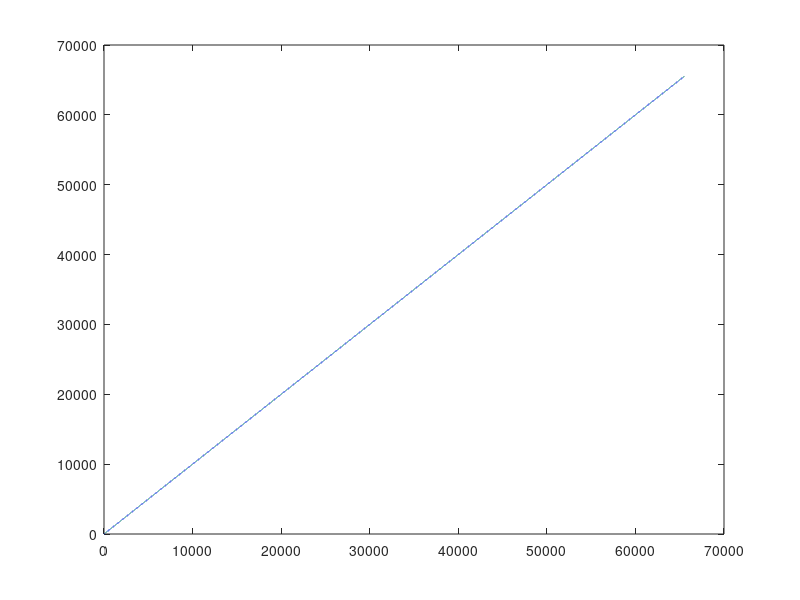
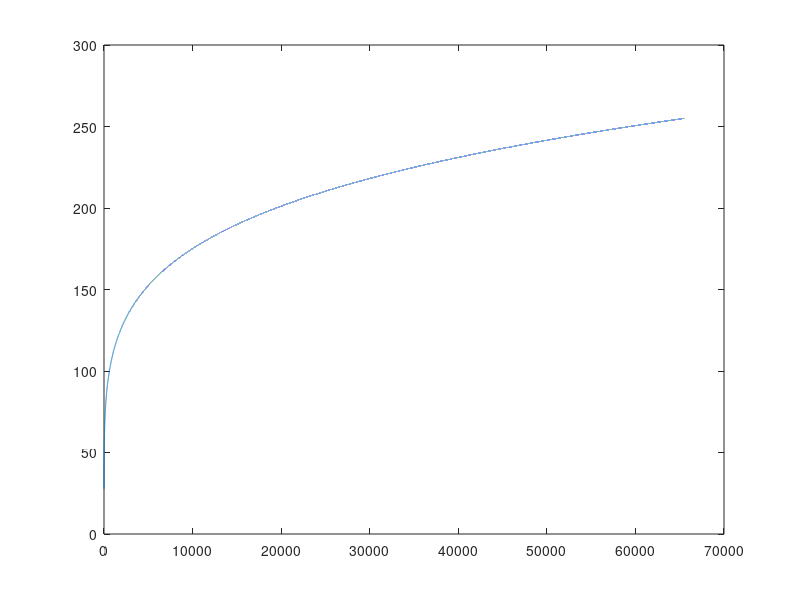

Write MATLAB code to recreate these figures, in order.
% Linear data
% xAxis = 1:18;
linData = 1:1:65535;
xAxis = 1:length(linData);

fig1 = figure();
plot(xAxis, linData);
% p1 = semilogy(xAxis, linData);

k = 255/((65535).^(1/5));
% k = 255 / (log10(131071));

logData = k * ((linData).^(1/5));
% logData = k * log10(linData);

figure();
plot(xAxis, logData);

linDataT = linData';
logDataT = logData';

togData = zeros(65535,2);
togData(:,1) = linDataT(:);
togData(:,2) = logDataT(:);

outData = zeros(257,1);

for i=0:256
   for j=1:length(logDataT)
       if( logDataT(j) >= i )
           fprintf('Threshold value for output of %d is %d\n', i, j);
           outData(i+1) = j;
%            pause;
           break;
       end
   end
end